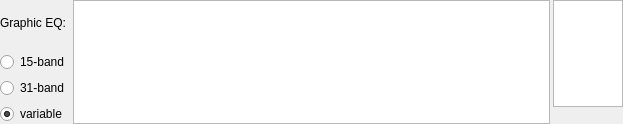
<?xml version="1.0" encoding="UTF-8"?>
<ui version="4.0">
 <class>GraphicEQFilterGUI</class>
 <widget class="QWidget" name="GraphicEQFilterGUI">
  <property name="geometry">
   <rect>
    <x>0</x>
    <y>0</y>
    <width>623</width>
    <height>124</height>
   </rect>
  </property>
  <property name="windowTitle">
   <string notr="true"/>
  </property>
  <layout class="QHBoxLayout" name="horizontalLayout" stretch="0,1,0">
   <property name="spacing">
    <number>3</number>
   </property>
   <property name="leftMargin">
    <number>0</number>
   </property>
   <property name="topMargin">
    <number>0</number>
   </property>
   <property name="rightMargin">
    <number>0</number>
   </property>
   <property name="bottomMargin">
    <number>0</number>
   </property>
   <item>
    <layout class="QVBoxLayout" name="verticalLayout">
     <property name="spacing">
      <number>6</number>
     </property>
     <item>
      <widget class="QLabel" name="label">
       <property name="sizePolicy">
        <sizepolicy hsizetype="Preferred" vsizetype="Expanding">
         <horstretch>0</horstretch>
         <verstretch>0</verstretch>
        </sizepolicy>
       </property>
       <property name="text">
        <string>Graphic EQ:</string>
       </property>
      </widget>
     </item>
     <item>
      <widget class="QRadioButton" name="radioButton15">
       <property name="text">
        <string>15-band</string>
       </property>
      </widget>
     </item>
     <item>
      <widget class="QRadioButton" name="radioButton31">
       <property name="text">
        <string>31-band</string>
       </property>
      </widget>
     </item>
     <item>
      <widget class="QRadioButton" name="radioButtonVar">
       <property name="text">
        <string>variable</string>
       </property>
       <property name="checked">
        <bool>true</bool>
       </property>
      </widget>
     </item>
    </layout>
   </item>
   <item>
    <widget class="GraphicEQFilterGUIView" name="graphicsView">
     <property name="sizePolicy">
      <sizepolicy hsizetype="Expanding" vsizetype="Expanding">
       <horstretch>0</horstretch>
       <verstretch>0</verstretch>
      </sizepolicy>
     </property>
     <property name="minimumSize">
      <size>
       <width>0</width>
       <height>100</height>
      </size>
     </property>
     <property name="mouseTracking">
      <bool>true</bool>
     </property>
     <property name="renderHints">
      <set>QPainter::Antialiasing|QPainter::TextAntialiasing</set>
     </property>
     <property name="dragMode">
      <enum>QGraphicsView::RubberBandDrag</enum>
     </property>
    </widget>
   </item>
   <item>
    <layout class="QVBoxLayout" name="verticalLayout_2">
     <property name="spacing">
      <number>0</number>
     </property>
     <item>
      <widget class="QTableWidget" name="tableWidget">
       <property name="sizePolicy">
        <sizepolicy hsizetype="Expanding" vsizetype="Expanding">
         <horstretch>0</horstretch>
         <verstretch>0</verstretch>
        </sizepolicy>
       </property>
       <property name="minimumSize">
        <size>
         <width>50</width>
         <height>0</height>
        </size>
       </property>
       <property name="palette">
        <palette>
         <active>
          <colorrole role="Highlight">
           <brush brushstyle="SolidPattern">
            <color alpha="255">
             <red>51</red>
             <green>153</green>
             <blue>255</blue>
            </color>
           </brush>
          </colorrole>
         </active>
         <inactive>
          <colorrole role="Highlight">
           <brush brushstyle="SolidPattern">
            <color alpha="255">
             <red>122</red>
             <green>189</green>
             <blue>255</blue>
            </color>
           </brush>
          </colorrole>
         </inactive>
         <disabled>
          <colorrole role="Highlight">
           <brush brushstyle="SolidPattern">
            <color alpha="255">
             <red>51</red>
             <green>153</green>
             <blue>255</blue>
            </color>
           </brush>
          </colorrole>
         </disabled>
        </palette>
       </property>
       <property name="sizeAdjustPolicy">
        <enum>QAbstractScrollArea::AdjustToContents</enum>
       </property>
       <property name="horizontalScrollMode">
        <enum>QAbstractItemView::ScrollPerPixel</enum>
       </property>
       <property name="wordWrap">
        <bool>false</bool>
       </property>
       <property name="columnCount">
        <number>2</number>
       </property>
       <attribute name="horizontalHeaderVisible">
        <bool>false</bool>
       </attribute>
       <attribute name="horizontalHeaderDefaultSectionSize">
        <number>10</number>
       </attribute>
       <attribute name="horizontalHeaderHighlightSections">
        <bool>false</bool>
       </attribute>
       <attribute name="horizontalHeaderMinimumSectionSize">
        <number>10</number>
       </attribute>
       <attribute name="verticalHeaderDefaultSectionSize">
        <number>20</number>
       </attribute>
       <attribute name="verticalHeaderMinimumSectionSize">
        <number>23</number>
       </attribute>
       <column>
        <property name="text">
         <string>Freq.</string>
        </property>
       </column>
       <column>
        <property name="text">
         <string>Gain</string>
        </property>
       </column>
      </widget>
     </item>
     <item>
      <widget class="QToolBar" name="toolBar"/>
     </item>
    </layout>
   </item>
  </layout>
  <action name="actionImport">
   <property name="icon">
    <iconset resource="../Editor.qrc">
     <normaloff>:/icons/document-open.ico</normaloff>:/icons/document-open.ico</iconset>
   </property>
   <property name="text">
    <string>Import</string>
   </property>
  </action>
  <action name="actionExport">
   <property name="icon">
    <iconset resource="../Editor.qrc">
     <normaloff>:/icons/document-save-as.ico</normaloff>:/icons/document-save-as.ico</iconset>
   </property>
   <property name="text">
    <string>Export</string>
   </property>
  </action>
  <action name="actionInvertResponse">
   <property name="icon">
    <iconset resource="../Editor.qrc">
     <normaloff>:/icons/invert_response.ico</normaloff>:/icons/invert_response.ico</iconset>
   </property>
   <property name="text">
    <string>Invert response</string>
   </property>
  </action>
  <action name="actionNormalizeResponse">
   <property name="icon">
    <iconset resource="../Editor.qrc">
     <normaloff>:/icons/normalize_response.ico</normaloff>:/icons/normalize_response.ico</iconset>
   </property>
   <property name="text">
    <string>Normalize response</string>
   </property>
  </action>
  <action name="actionResetResponse">
   <property name="icon">
    <iconset resource="../Editor.qrc">
     <normaloff>:/icons/reset_response.ico</normaloff>:/icons/reset_response.ico</iconset>
   </property>
   <property name="text">
    <string>Reset response</string>
   </property>
  </action>
 </widget>
 <customwidgets>
  <customwidget>
   <class>GraphicEQFilterGUIView</class>
   <extends>QGraphicsView</extends>
   <header>GraphicEQFilterGUIView.h</header>
   <slots>
    <signal>itemMoved()</signal>
   </slots>
  </customwidget>
 </customwidgets>
 <resources>
  <include location="../Editor.qrc"/>
 </resources>
 <connections/>
 <slots>
  <slot>updateItemList()</slot>
 </slots>
</ui>
